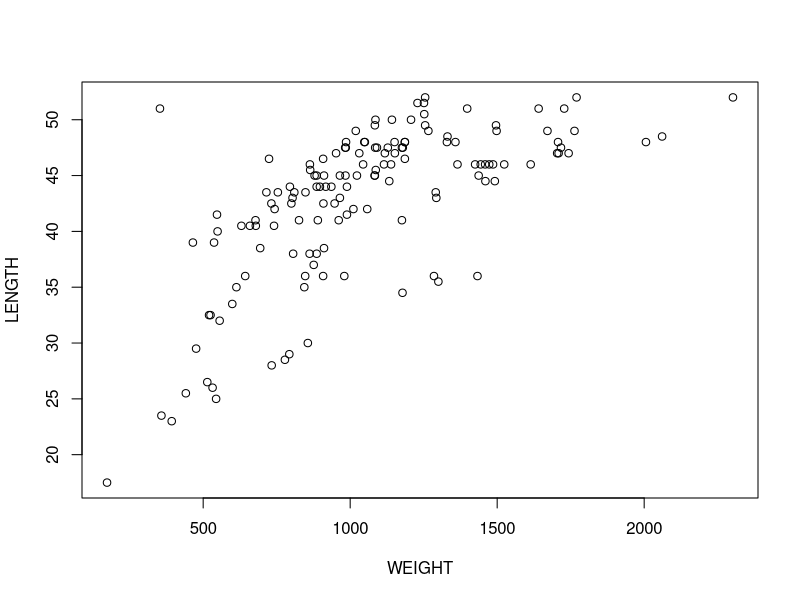
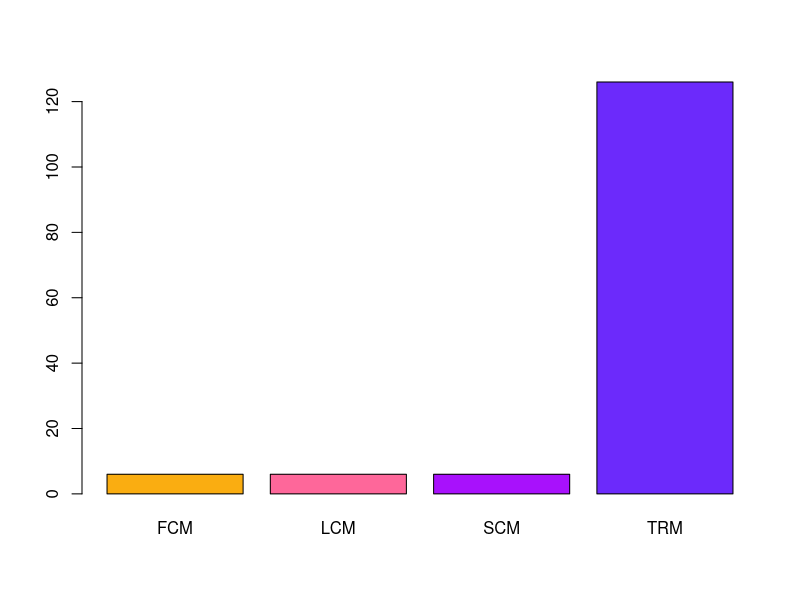
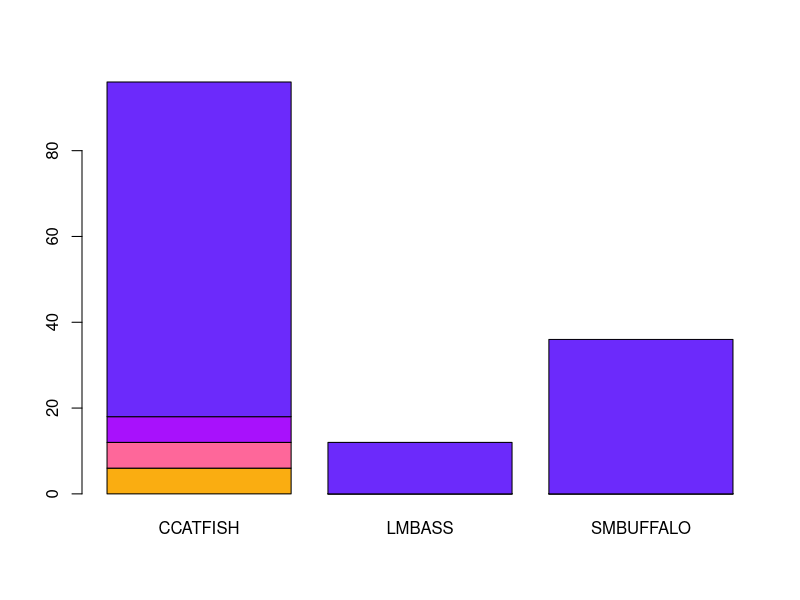
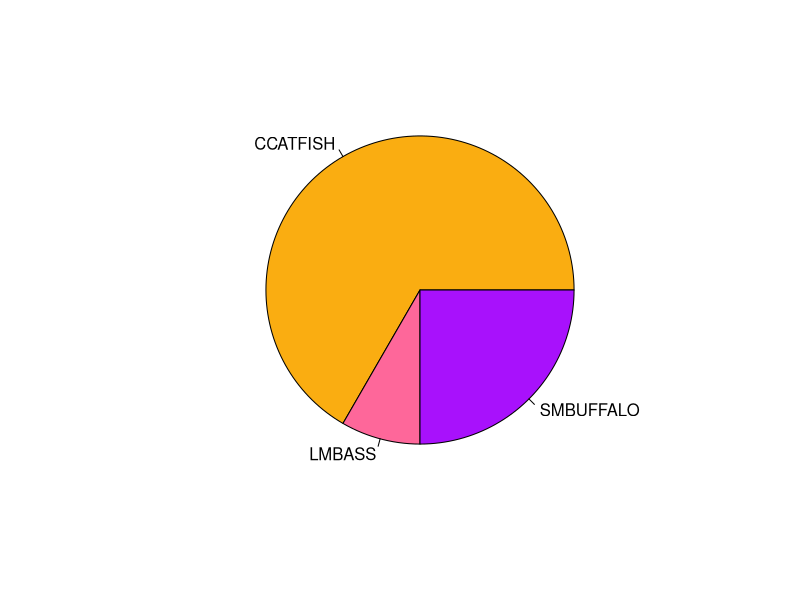
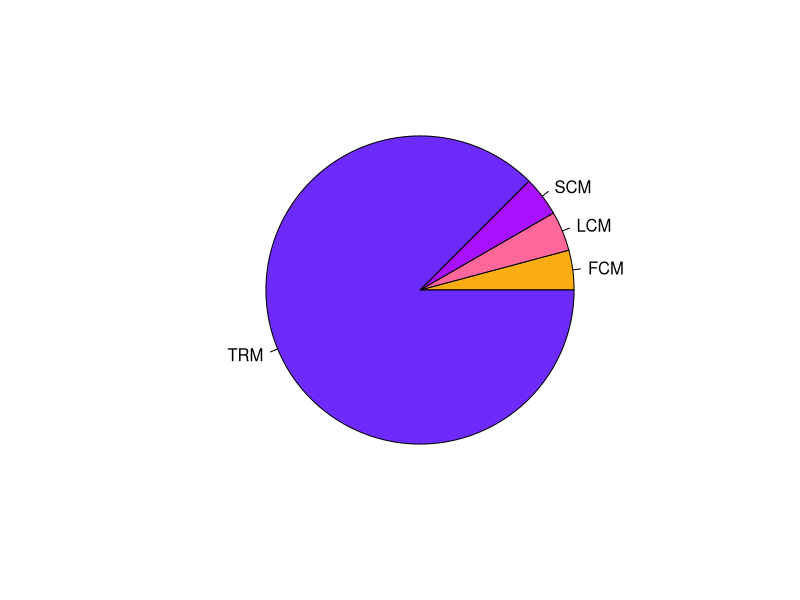
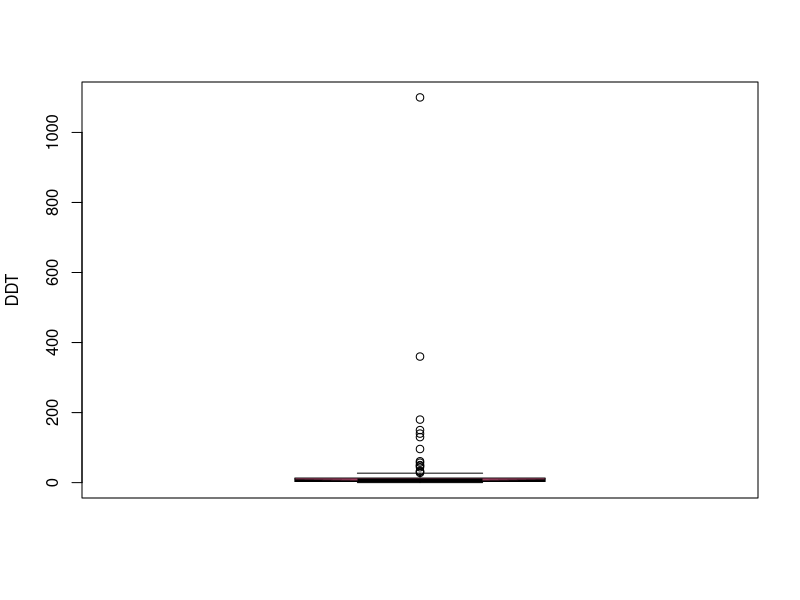
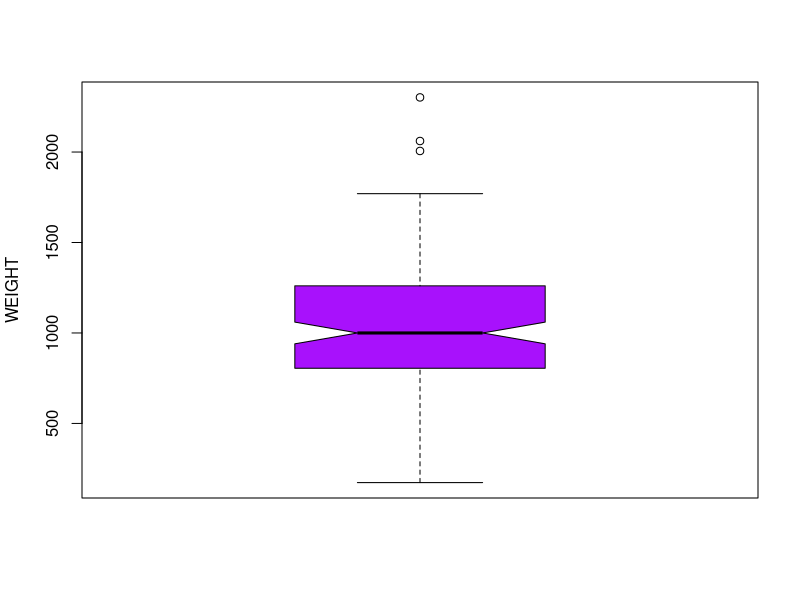
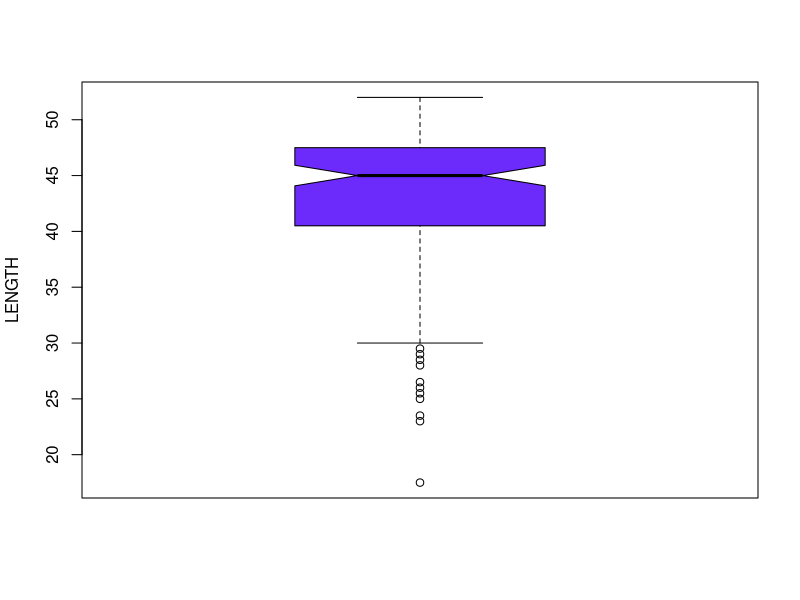

Recreate these plots in R, in order.
## ---- chunk 1
knitr::opts_chunk$set(echo = TRUE)
## ---- chunk 2
getwd()
## ---- chunk 3
ddt <- read.csv("DDT.csv")
head(ddt)
## ---- chunk 4
table(ddt$SPECIES)

ddt[ddt$SPECIES == "LMBASS" & ddt$WEIGHT > 800,]

ddt[ddt$RIVER == "SCM" & ddt$DDT > 4.0,]
## ---- chunk 5
length <- ddt$LENGTH
mean(length)
## ---- chunk 6
weight <- ddt$WEIGHT
sd(weight)
## ---- chunk 7
with(ddt,plot(WEIGHT,LENGTH))
## ---- chunk 8
v = 1:20
v/20
## ---- chunk 9
tbl1 <- with(ddt,table(RIVER))
tbl1
## ---- chunk 10
colorsYay <- c("#faad11", "#fe679a", "#a811fc", "#6c2afb")
barplot(tbl1,col = colorsYay)
## ---- chunk 11
tbl2 <- with(ddt,table(RIVER,SPECIES))
tbl2
## ---- chunk 12
barplot(tbl2, col = colorsYay)
## ---- chunk 13
pie1 <- with(ddt, table(SPECIES))
pie(pie1, col = colorsYay)
## ---- chunk 14
pie2 <- with(ddt, table(RIVER))
pie(pie2, col = colorsYay)
## ---- chunk 15
ddtBox <- with(ddt, boxplot(DDT, ylab="DDT", col = colorsYay[2], notch=TRUE))
## ---- chunk 16
weightBox <- with(ddt,boxplot(WEIGHT, ylab="WEIGHT", col = colorsYay[3], notch=TRUE))
## ---- chunk 17
lengthBox <- with(ddt,boxplot(LENGTH, ylab="LENGTH", col = colorsYay[4], notch=TRUE))
## ---- chunk 18
lengthWeight <- with(ddt, coplot(LENGTH~WEIGHT|RIVER, col = colorsYay))
## ---- chunk 19
m=with(ddt, as.numeric(factor(MILE))) # A
m
length(unique(m)) #B
ddtWeight <- with(ddt, coplot(LENGTH~WEIGHT|RIVER*SPECIES, col = MILE))
## ---- chunk 20
library(ggplot2)
g1 <- ggplot(data = ddt, aes(x = SPECIES, y = WEIGHT, fill  = RIVER))
g1 <- g1 + geom_boxplot() + ggtitle("Nico Wisebaker's Box Plot") +scale_fill_manual(values = colorsYay)
g1
g2 <- ggplot(data = ddt, aes(x = RIVER, y = LENGTH, fill  = SPECIES))
g2 <- g2 + geom_violin() + ggtitle("Nico Wisebaker's Violin Plot") + scale_fill_manual(values = colorsYay)
g2
g3 <- ggplot(data = ddt, aes(x = WEIGHT, y = LENGTH, col = SPECIES))
g3 <- g3 + geom_point() + ggtitle("Nico Wisebaker's Scatter Plot") + scale_color_manual(values = colorsYay)
g3
